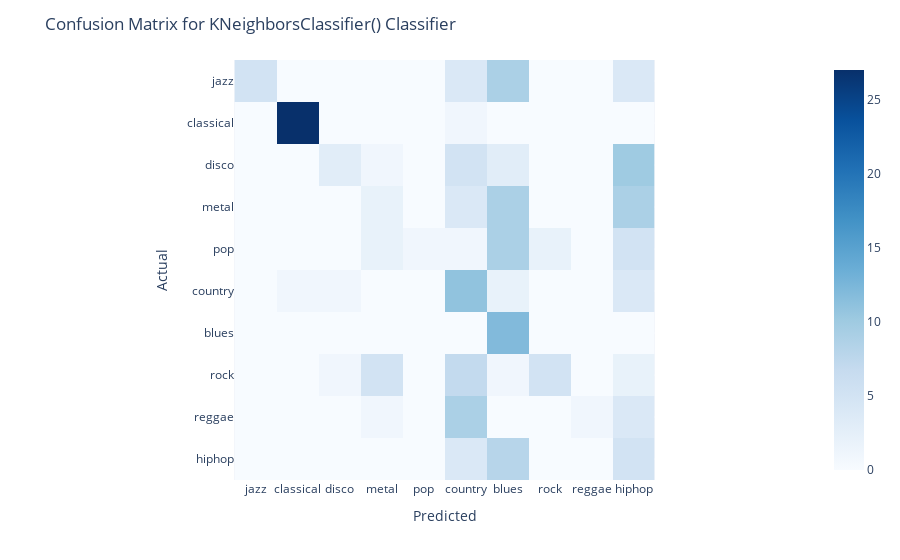

Write notebook code for a chart like this one.
### Code cell
knn_grid_search = grid_search(KNeighborsClassifier(), params={'n_neighbors': [1, 5, 10, 20, 50, 100], "weights": ["uniform", "distance"]})
# unused param "algorithm": ["auto", "ball_tree", "kd_tree", "brute"]

### Figure 1 — Plotly figure (JSON) as saved in the notebook; plotly's stock layout.template omitted (floating-point values rounded to 4 significant figures)
{"data": [{"coloraxis": "coloraxis", "hovertemplate": "x: %{x}<br>y: %{y}<br>color: %{z}<extra></extra>", "name": "0", "type": "heatmap", "x": ["jazz", "classical", "disco", "metal", "pop", "country", "blues", "rock", "reggae", "hiphop"], "xaxis": "x", "y": ["jazz", "classical", "disco", "metal", "pop", "country", "blues", "rock", "reggae", "hiphop"], "yaxis": "y", "z": [[5, 0, 0, 0, 0, 4, 9, 0, 0, 4], [0, 27, 0, 0, 0, 1, 0, 0, 0, 0], [0, 0, 3, 1, 0, 5, 3, 0, 0, 10], [0, 0, 0, 2, 0, 4, 9, 0, 0, 9], [0, 0, 0, 2, 1, 1, 9, 2, 0, 5], [0, 1, 1, 0, 0, 11, 2, 0, 0, 4], [0, 0, 0, 0, 0, 0, 12, 0, 0, 0], [0, 0, 1, 5, 0, 7, 1, 5, 0, 2], [0, 0, 0, 1, 0, 9, 0, 0, 1, 4], [0, 0, 0, 0, 0, 4, 8, 0, 0, 5]]}], "layout": {"coloraxis": {"colorscale": [[0, "rgb(247,251,255)"], [0.125, "rgb(222,235,247)"], [0.25, "rgb(198,219,239)"], [0.375, "rgb(158,202,225)"], [0.5, "rgb(107,174,214)"], [0.625, "rgb(66,146,198)"], [0.75, "rgb(33,113,181)"], [0.875, "rgb(8,81,156)"], [1, "rgb(8,48,107)"]]}, "margin": {"t": 60}, "title": {"text": "Confusion Matrix for KNeighborsClassifier() Classifier"}, "xaxis": {"anchor": "y", "constrain": "domain", "domain": [0, 1], "scaleanchor": "y", "title": {"text": "Predicted"}}, "yaxis": {"anchor": "x", "autorange": "reversed", "constrain": "domain", "domain": [0, 1], "title": {"text": "Actual"}}}}
